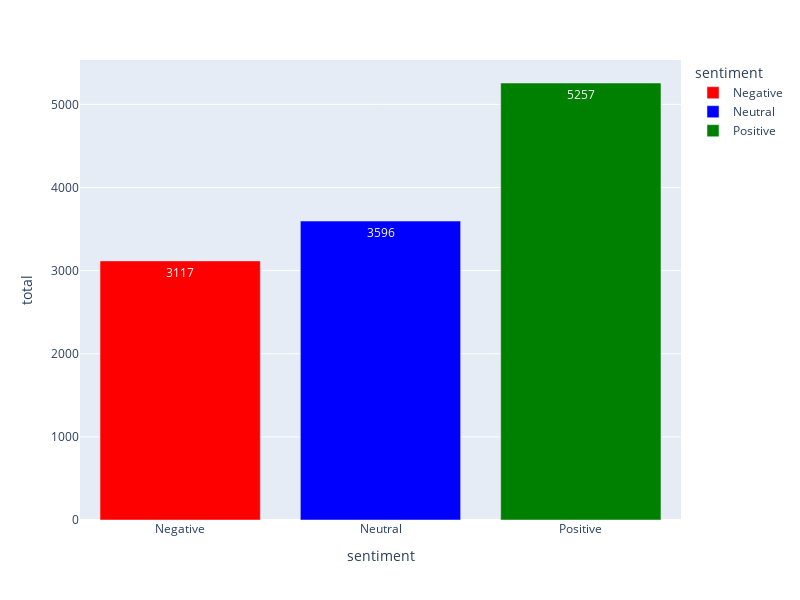

The cell this chart's notebook holds for it:
### Code cell
color_map = {
    "Positive": "green",
    "Negative": "red",
    "Neutral": "blue"
}

fig=px.bar(sentiment_counts,x="sentiment",y="total",color="sentiment",text="total",color_discrete_map=color_map)
fig.update_layout(width=800, height=600)
fig.show()

### Figure 1 — Plotly figure (JSON) as saved in the notebook; plotly's stock layout.template omitted (floating-point values rounded to 4 significant figures)
{"data": [{"alignmentgroup": "True", "hovertemplate": "sentiment=%{x}<br>total=%{text}<extra></extra>", "legendgroup": "Negative", "marker": {"color": "red", "pattern": {"shape": ""}}, "name": "Negative", "offsetgroup": "Negative", "orientation": "v", "showlegend": true, "text": [3117], "textposition": "auto", "type": "bar", "x": ["Negative"], "xaxis": "x", "y": [3117], "yaxis": "y"}, {"alignmentgroup": "True", "hovertemplate": "sentiment=%{x}<br>total=%{text}<extra></extra>", "legendgroup": "Neutral", "marker": {"color": "blue", "pattern": {"shape": ""}}, "name": "Neutral", "offsetgroup": "Neutral", "orientation": "v", "showlegend": true, "text": [3596], "textposition": "auto", "type": "bar", "x": ["Neutral"], "xaxis": "x", "y": [3596], "yaxis": "y"}, {"alignmentgroup": "True", "hovertemplate": "sentiment=%{x}<br>total=%{text}<extra></extra>", "legendgroup": "Positive", "marker": {"color": "green", "pattern": {"shape": ""}}, "name": "Positive", "offsetgroup": "Positive", "orientation": "v", "showlegend": true, "text": [5257], "textposition": "auto", "type": "bar", "x": ["Positive"], "xaxis": "x", "y": [5257], "yaxis": "y"}], "layout": {"barmode": "relative", "height": 600, "legend": {"title": {"text": "sentiment"}, "tracegroupgap": 0}, "margin": {"t": 60}, "width": 800, "xaxis": {"anchor": "y", "categoryarray": ["Negative", "Neutral", "Positive"], "categoryorder": "array", "domain": [0, 1], "title": {"text": "sentiment"}}, "yaxis": {"anchor": "x", "domain": [0, 1], "title": {"text": "total"}}}}
